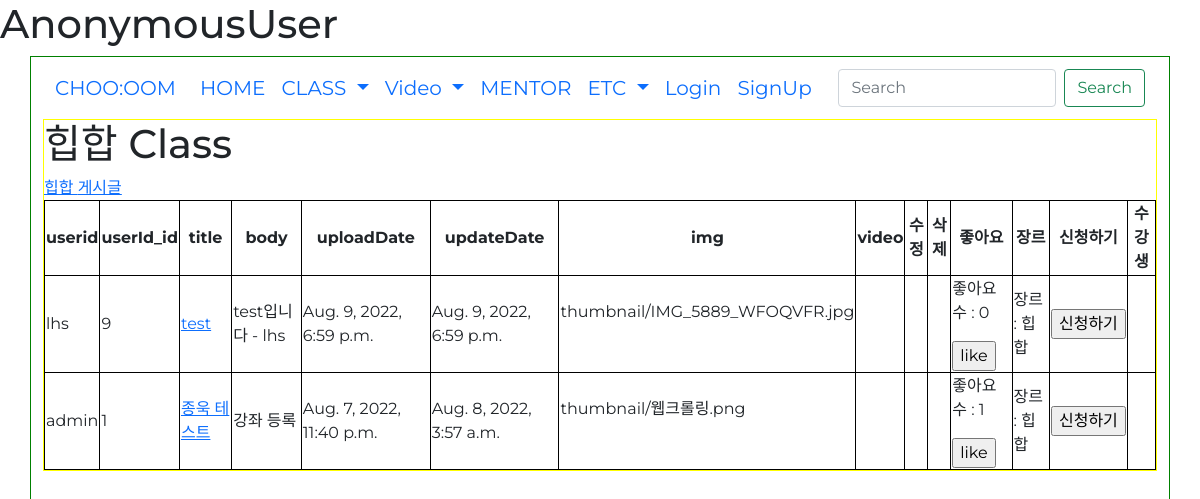
/genre_course?genre_id=1, run on an earlier commit of the app's database.
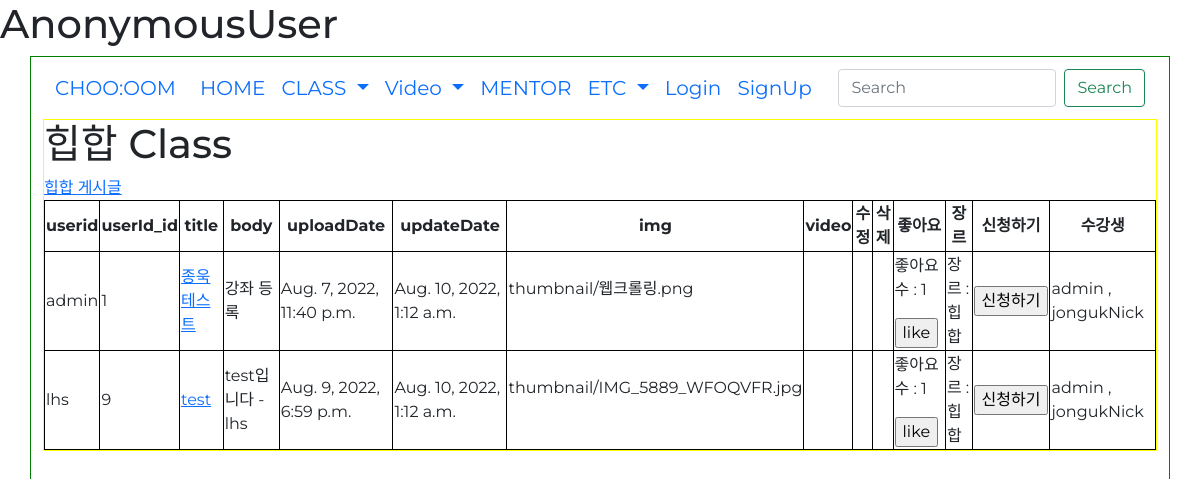
And on a later commit of the database.
### danceapp/models.py (models this page shows, shortened)
class Genre(models.Model):
    id = models.AutoField(primary_key=True, null=False) # pk
    name = models.CharField(max_length=20) # 장르 이름
    def __str__(self):
        return self.name

class Course(models.Model):
    userId = models.ForeignKey(userProfile, on_delete=models.CASCADE)
    title = models.CharField(max_length=200) # 제목
    body = models.TextField() # 게시물 설명
    uploadDate = models.DateTimeField(auto_now_add=True) # 처음 업로드 시간
    updateDate = models.DateTimeField(auto_now=True) # 수정 시간
    photo = models.ImageField(blank=True, null=True, upload_to='thumbnail') # 썸네일 # upload_to : static/blog_photo 로 저장해줘
    video = models.FileField(blank=True, null=True, upload_to='video') # 배포시에는 models.FilePathField()사용
    genreName = models.ForeignKey(Genre, null=True, on_delete=models.CASCADE) # 장르
    likes_user = models.ManyToManyField(userProfile, related_name='course_likes', blank=True) # 좋아요 누른 사람
    likes_count = models.PositiveIntegerField(default=0)
    register_user = models.ManyToManyField(userProfile, related_name='register_user', blank=True)
    register_count = models.PositiveIntegerField(default=0)
    maxRegCount = models.IntegerField(default=0, null=False)
    startDate = models.DateField(auto_now=False, auto_now_add=False)
    location = models.CharField(max_length=50, null=True)

### accounts/models.py (models this page shows)
class userProfile(AbstractUser):
    nickname = models.CharField(max_length=50, null=True, blank=True) # 실제 이름
    danceSkill = models.CharField(max_length=10 ,null=True, blank=True) # 상 중 하
    phoneNum = models.IntegerField(null=True, blank=True) # 핸드폰 번호
    gender = models.CharField(max_length=10 ,null=True, blank=True) # 성별
    createdAt = models.DateTimeField(auto_now_add=True) # 생성 일자
    birth = models.DateField(null=True, blank=True) # 생년월일
    profilephoto = models.ImageField(blank=True, null=True, upload_to='profilephoto') # 프사
    def __str__(self):
        return self.username

### danceapp/views.py (the view)
# urls.py: path('genre_course', views.genre_course, name='genre_course'),
def genre_course(request):
    genre_id = request.GET.get('genre_id', None)
    genre = Genre.objects.get(id=int(genre_id))
    courses = Course.objects.filter().order_by('-updateDate')
    comment_form = CommentForm()
    context = {
        'genre':genre,
        'courses':courses,
        'comment_form':comment_form,
    }
    return render(request, 'genre_course.html', context)

### danceapp/forms.py
class CommentForm(forms.ModelForm):
    class Meta:
        model = Comment
        fields = ['comment']
    def __init__(self, *args, **kwargs):
        super(CommentForm, self).__init__(*args, **kwargs)
        self.fields['comment'].widget.attrs = {
            'class': 'form-control',
            'placeholder': "댓글 입력",
            'rows':1
        }

### danceapp/templates/genre_course.html (shortened to what this page needs)
{% extends 'base.html' %}
{% block content %}
{% load static %}
<h1>{{ genre.name }} Class</h1>
<a href="{% url 'genre_post' %}?genre_id={{genre.id}}">{{ genre.name}} 게시글</a>
<table border="1">
    <tr>
        <th>userid</th>
        <th>userId_id</th>
        <th>title</th>
        <th>body</th>
        <th>uploadDate</th>
        <th>updateDate</th>
        <th>img</th>
        <th>video</th>
        <th>수정</th>
        <th>삭제</th>
        <th>좋아요</th>
        <th>장르</th>
        <th>신청하기</th>
        <th>수강생</th>
    </tr>
    {% for course in courses %}
    {% if course.genreName.name == genre.name %}
    <tr>
        <td>{{ course.userId }}</td>
        <td>{{ course.userId_id }}</td>
        <td><a href="{% url 'course_detail' course.id %}">{{ course.title }}</a></td>
        <td>{{ course.body }}</td>
        <td>{{ course.uploadDate }}</td>
        <td>{{ course.updateDate }}</td>
        <td>
            {% if course.photo %}
            {{ course.photo }} <br>
            {% endif %}
        </td>
        <td>
        </td>
        <td>
        </td>
        <td>
        </td>
        <td>
            <form action="{% url 'course_likes' course.id %}" method="">
                <p>
                    좋아요 수 : {{ course.likes_count }}
                </p>
                {% if request.user in course.likes_user.all %}
                <input type="submit" value="dislike">
                {% else %}
                <input type="submit" value="like">
                {% endif %}
            </form>
        </td>
        <td>장르 : {{course.genreName}}</td>
        <td>
            <form action="{% url 'regCourse' course.id %}" method="POST">
                {% if request.user in course.register_user.all %}
                <input type="submit" value="신청취소">
                {% else %}
                <input type="submit" value="신청하기">
                {% endif %}
            </form>
        </td>
        <td>
            {% for regUser in course.register_user.all %}
                {{ regUser.nickname}}
                {% if not forloop.last %},{% endif %}
           {% endfor %}
        </td>
    </tr>
    {% endif %}
    {% endfor %}
</table>
{% endblock %}

### danceapp/templates/base.html (shortened to what this page needs)
{% load static %}
<!DOCTYPE html>
<html lang="en">
<head>
    <link rel="stylesheet" href="{% static 'css/index.css' %}">
    <link href="https://cdn.jsdelivr.net/npm/bootstrap@5.1.3/dist/css/bootstrap.min.css" rel="stylesheet"
>
</head>
<body id="body">
    <h1>{{request.user}}</h1>
    <div class="container" id="main-container">
        <nav class="navbar navbar-expand-lg " id="nav-bar">
            <div class="container-fluid">
                <a class="navbar-brand" href="{% url 'index' %}">CHOO:OOM</a>
                <div class="collapse navbar-collapse" id="navbarSupportedContent">
                    <ul class="navbar-nav me-auto mb-2 mb-lg-0">
                        <li class="nav-item">
                            <a class="nav-link active" aria-current="page" href="{% url 'index' %}">HOME</a>
                        </li>
                        <li class="nav-item dropdown">
                            <a class="nav-link dropdown-toggle" href="#" id="navbarDropdown" role="button"
                                data-bs-toggle="dropdown" aria-expanded="false">
                                CLASS
                            </a>
                        </li>
                        <li class="nav-item dropdown">
                            <a class="nav-link dropdown-toggle" href="#" id="navbarDropdown" role="button"
                                data-bs-toggle="dropdown" aria-expanded="false">
                                Video
                            </a>
                        </li>
                        <li class="nav-item">
                            <a class="nav-link" href="#">MENTOR</a>
                        </li>
                        <li class="nav-item dropdown">
                            <a class="nav-link dropdown-toggle" href="#" id="navbarDropdown" role="button"
                                data-bs-toggle="dropdown" aria-expanded="false">
                                ETC
                            </a>
                        </li>
                        <li class="nav-item">
                            {% if request.user.is_authenticated %}
                            <a class="nav-link" href="{% url 'logout' %}">LogOut</a>
                            {% else %}
                            <a class="nav-link" href="{% url 'login' %}">Login</a>
                            {% endif %}
                        </li>
                        <li class="nav-item">
                            <a class="nav-link" href="{% url 'signup' %}">SignUp</a>
                        </li>
                    </ul>
                    <form class="d-flex">
                        <input class="form-control me-2" type="search" placeholder="Search" aria-label="Search">
                        <button class="btn btn-outline-success" type="submit">Search</button>
                    </form>
                </div>
            </div>
        </nav>
        <div class="container-fulid" id="main-body-container">
            {% block content %}
            {% endblock %}
        </div>
    </div>
</body>
</html>

### static/css/index.css (style rules this page uses)
* { font-family: 'Montserrat'; }
#main-container { background-size: cover; background-attachment: fixed; height: 100vh; display: flex; flex-direction: column; border: 1px solid green; }
#nav-bar { background-color: transparent; text-decoration: none; font-size: 20px; }
#main-body-container { border: 1px solid yellow; }
.container { padding-right: 30px; padding-left: 30px; margin-right: auto; margin-left: auto; }

### danceapp/templates/base.html (style rules this page uses)
table { border: 1px solid black; }
td, th { border: 1px solid black; }
th { text-align: center; }

What changed in the data, as far as the page shows it:
changed Course "종욱 테스트": gains userProfile (nickname "admin"); gains userProfile (nickname "jongukNick"); updateDate "Aug. 8, 2022, 3:57 a.m." → "Aug. 10, 2022, 1:12 a.m."; moves up the list
changed Course "test": gains userProfile (nickname "admin"); gains userProfile (nickname "jongukNick"); updateDate "Aug. 9, 2022, 6:59 p.m." → "Aug. 10, 2022, 1:12 a.m."; likes_count "0" → "1"
